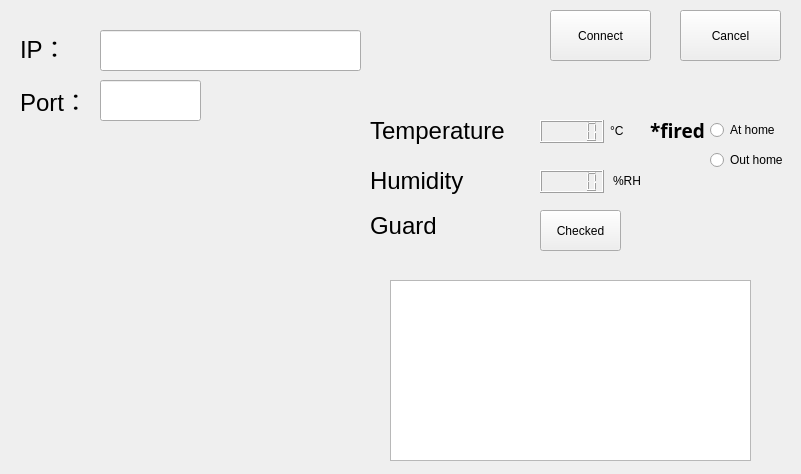
<?xml version="1.0" encoding="UTF-8"?>
<ui version="4.0">
 <class>smart_home</class>
 <widget class="QWidget" name="smart_home">
  <property name="geometry">
   <rect>
    <x>0</x>
    <y>0</y>
    <width>801</width>
    <height>474</height>
   </rect>
  </property>
  <property name="windowTitle">
   <string>smart_home</string>
  </property>
  <widget class="QLabel" name="IP_L">
   <property name="geometry">
    <rect>
     <x>20</x>
     <y>30</y>
     <width>51</width>
     <height>31</height>
    </rect>
   </property>
   <property name="text">
    <string>&lt;html&gt;&lt;head/&gt;&lt;body&gt;&lt;p&gt;&lt;span style=&quot; font-size:18pt;&quot;&gt;IP：&lt;/span&gt;&lt;/p&gt;&lt;/body&gt;&lt;/html&gt;</string>
   </property>
  </widget>
  <widget class="QLineEdit" name="IP">
   <property name="geometry">
    <rect>
     <x>100</x>
     <y>30</y>
     <width>261</width>
     <height>41</height>
    </rect>
   </property>
   <property name="font">
    <font>
     <pointsize>18</pointsize>
    </font>
   </property>
   <property name="text">
    <string/>
   </property>
  </widget>
  <widget class="QLabel" name="Port_L">
   <property name="geometry">
    <rect>
     <x>20</x>
     <y>80</y>
     <width>71</width>
     <height>41</height>
    </rect>
   </property>
   <property name="text">
    <string>&lt;html&gt;&lt;head/&gt;&lt;body&gt;&lt;p&gt;&lt;span style=&quot; font-size:18pt;&quot;&gt;Port：&lt;/span&gt;&lt;/p&gt;&lt;/body&gt;&lt;/html&gt;</string>
   </property>
  </widget>
  <widget class="QLineEdit" name="Port">
   <property name="geometry">
    <rect>
     <x>100</x>
     <y>80</y>
     <width>101</width>
     <height>41</height>
    </rect>
   </property>
   <property name="font">
    <font>
     <pointsize>18</pointsize>
    </font>
   </property>
   <property name="text">
    <string/>
   </property>
  </widget>
  <widget class="QPushButton" name="connect">
   <property name="geometry">
    <rect>
     <x>550</x>
     <y>10</y>
     <width>101</width>
     <height>51</height>
    </rect>
   </property>
   <property name="text">
    <string>Connect</string>
   </property>
  </widget>
  <widget class="QPushButton" name="disconnect">
   <property name="geometry">
    <rect>
     <x>680</x>
     <y>10</y>
     <width>101</width>
     <height>51</height>
    </rect>
   </property>
   <property name="text">
    <string>Cancel</string>
   </property>
  </widget>
  <widget class="QTextBrowser" name="record">
   <property name="geometry">
    <rect>
     <x>390</x>
     <y>280</y>
     <width>361</width>
     <height>181</height>
    </rect>
   </property>
  </widget>
  <widget class="QLabel" name="Video">
   <property name="geometry">
    <rect>
     <x>40</x>
     <y>160</y>
     <width>320</width>
     <height>240</height>
    </rect>
   </property>
   <property name="text">
    <string/>
   </property>
   <property name="pixmap">
    <pixmap resource="smart_home.qrc">:/jpg/camera.jpg</pixmap>
   </property>
   <property name="alignment">
    <set>Qt::AlignCenter</set>
   </property>
  </widget>
  <widget class="QLabel" name="Temp_L">
   <property name="geometry">
    <rect>
     <x>370</x>
     <y>110</y>
     <width>181</width>
     <height>41</height>
    </rect>
   </property>
   <property name="font">
    <font>
     <pointsize>18</pointsize>
    </font>
   </property>
   <property name="text">
    <string>Temperature</string>
   </property>
  </widget>
  <widget class="QLabel" name="TEM_Unit_L">
   <property name="geometry">
    <rect>
     <x>610</x>
     <y>120</y>
     <width>54</width>
     <height>21</height>
    </rect>
   </property>
   <property name="text">
    <string>°C</string>
   </property>
  </widget>
  <widget class="QLabel" name="HUM_L">
   <property name="geometry">
    <rect>
     <x>370</x>
     <y>160</y>
     <width>181</width>
     <height>41</height>
    </rect>
   </property>
   <property name="font">
    <font>
     <pointsize>18</pointsize>
    </font>
   </property>
   <property name="text">
    <string>Humidity</string>
   </property>
  </widget>
  <widget class="QLabel" name="HUM_Unit_L">
   <property name="geometry">
    <rect>
     <x>613</x>
     <y>170</y>
     <width>61</width>
     <height>21</height>
    </rect>
   </property>
   <property name="text">
    <string>%RH</string>
   </property>
  </widget>
  <widget class="QLabel" name="AC_L">
   <property name="geometry">
    <rect>
     <x>370</x>
     <y>210</y>
     <width>161</width>
     <height>31</height>
    </rect>
   </property>
   <property name="font">
    <font>
     <pointsize>18</pointsize>
    </font>
   </property>
   <property name="text">
    <string>Guard</string>
   </property>
  </widget>
  <widget class="QLabel" name="Light">
   <property name="geometry">
    <rect>
     <x>550</x>
     <y>210</y>
     <width>45</width>
     <height>45</height>
    </rect>
   </property>
   <property name="text">
    <string/>
   </property>
   <property name="scaledContents">
    <bool>true</bool>
   </property>
   <property name="alignment">
    <set>Qt::AlignLeading|Qt::AlignLeft|Qt::AlignTop</set>
   </property>
  </widget>
  <widget class="QLCDNumber" name="TEM_M">
   <property name="geometry">
    <rect>
     <x>540</x>
     <y>120</y>
     <width>64</width>
     <height>23</height>
    </rect>
   </property>
  </widget>
  <widget class="QLCDNumber" name="HUM_M">
   <property name="geometry">
    <rect>
     <x>540</x>
     <y>170</y>
     <width>64</width>
     <height>23</height>
    </rect>
   </property>
  </widget>
  <widget class="QRadioButton" name="AtHome">
   <property name="geometry">
    <rect>
     <x>710</x>
     <y>120</y>
     <width>91</width>
     <height>20</height>
    </rect>
   </property>
   <property name="text">
    <string>At home</string>
   </property>
  </widget>
  <widget class="QRadioButton" name="LeaveHome">
   <property name="geometry">
    <rect>
     <x>710</x>
     <y>150</y>
     <width>91</width>
     <height>20</height>
    </rect>
   </property>
   <property name="text">
    <string>Out home</string>
   </property>
  </widget>
  <widget class="QPushButton" name="Checked">
   <property name="geometry">
    <rect>
     <x>540</x>
     <y>210</y>
     <width>81</width>
     <height>41</height>
    </rect>
   </property>
   <property name="text">
    <string>Checked</string>
   </property>
  </widget>
  <widget class="QLabel" name="fired">
   <property name="enabled">
    <bool>true</bool>
   </property>
   <property name="geometry">
    <rect>
     <x>650</x>
     <y>120</y>
     <width>54</width>
     <height>21</height>
    </rect>
   </property>
   <property name="font">
    <font>
     <family>Aharoni</family>
     <pointsize>14</pointsize>
     <weight>75</weight>
     <bold>true</bold>
    </font>
   </property>
   <property name="text">
    <string>*fired*</string>
   </property>
  </widget>
 </widget>
 <layoutdefault spacing="6" margin="11"/>
 <resources>
  <include location="smart_home.qrc"/>
 </resources>
 <connections/>
</ui>
